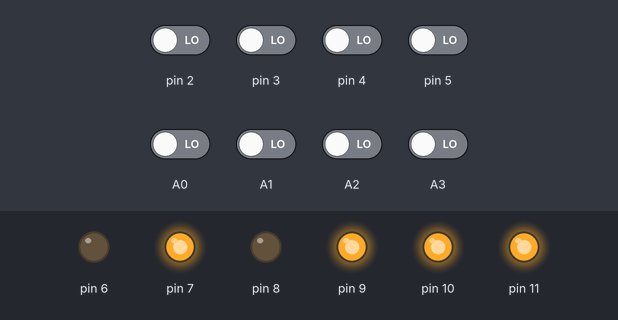
Recording of a sketch running on a simulated Arduino Uno, built with avr-gcc and run on an emulated ATmega328P. Shown: output pins drawn as LEDs (lit = HIGH). Inputs (shaded band) come from the test bench; at power-on: A0–3, pin 2–5 LOW.

Above: at 5.8 s.
5.9 s: pin 2 driven HIGH
At 6.3 s:
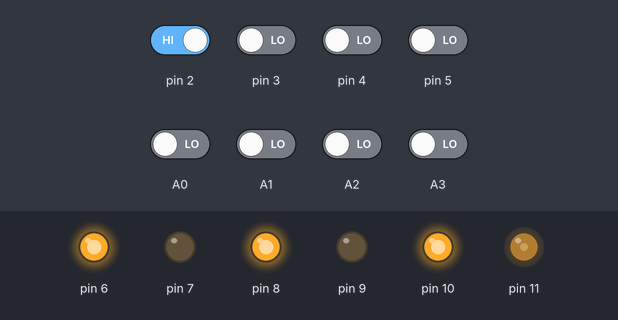
7.4 s: pin 5 driven HIGH
At 9.8 s:
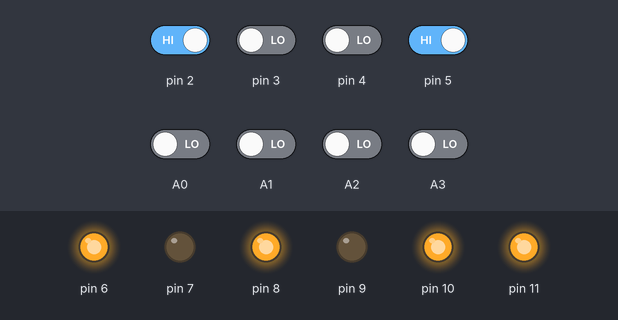
10.4 s: pin 2 driven LOW
At 13.1 s:
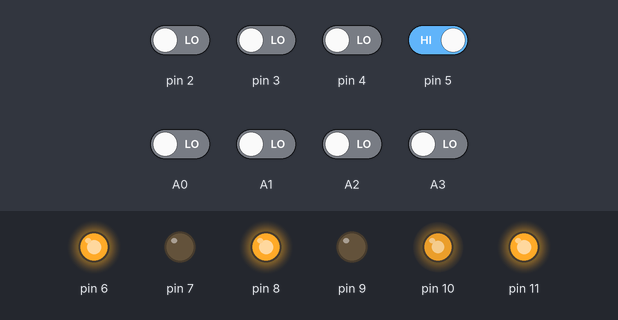
13.4 s: A0 driven HIGH
16.4 s: A2 driven HIGH
19.4 s: A1 driven HIGH
Timing chart, 0 to 22.4 s (numbered marks = the images above; inputs shaded):
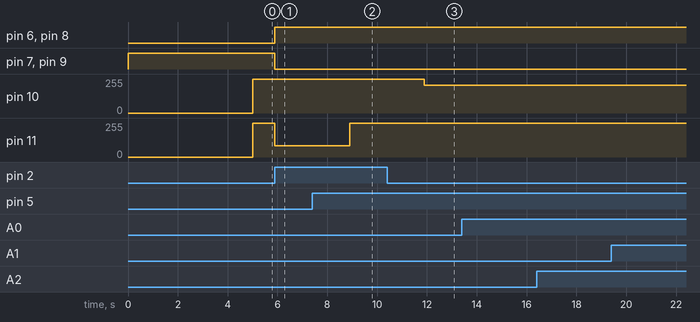

Measured:
- after the input at 5.9 s, pin 6, pin 8: LOW → HIGH at once; pin 7, pin 9: HIGH → LOW at once; pin 11: 255/255 → 85/255 at once
- after the input at 7.4 s, pin 11: 85/255 → 255/255 after 1.5 s
- after the input at 10.4 s, pin 10: 255/255 → 209/255 after 1.5 s

The sketch:

SumoBot.ino
```cpp
#include <StandardCplusplus.h>

#include <vector>

#include "Led.h"
#include "Motor.h"
#include "InfraredSensor.h"
#include "LineSensor.h"

#include "Robot.h"

#define WAIT_TIME 5000

std::vector<InfraredSensor> Robot::infraredSensors = {
	InfraredSensor(A0),
	InfraredSensor(A1),
	InfraredSensor(A2),
	InfraredSensor(A3)
};

std::vector<LineSensor> Robot::lineSensors = {
	LineSensor(2),
	LineSensor(5),
	LineSensor(3),
	LineSensor(4)
};

Motor Robot::motorLeft = Motor(6, 7, 11);
Motor Robot::motorRight = Motor(8, 9, 10);

//std::vector<Led> Robot::leds = {
	//Led(13)
//};

int Robot::state = start;

void setup()
{
	Serial.begin(9600);
}

void loop()
{
	switch(Robot::state) {

		case start:
			Robot::prepare(WAIT_TIME);
			Robot::state = searchEnnemy;
			break;

		case searchEnnemy:
			Robot::escapeLine();
			Robot::searchEnnemy();
			break;

		case test:
			//Robot::test();
			break;
	}
}
```

InfraredSensor.cpp
```cpp
#include "InfraredSensor.h"

/**
 * Constructeur de InfraredSensor
 *
 * @param pin Numéro de pin associé
 */
InfraredSensor::InfraredSensor(unsigned char pin) : mPin(pin)
{
	pinMode(mPin, INPUT);
}

/**
 * Détecte un ennemi
 * @return bool True si un ennemi est détecté par le capteur, false sinon
 */
bool InfraredSensor::detectEnnemy()
{
	return !digitalRead(mPin);
}
```

InfraredSensor.h
```cpp
#ifndef InfraredSensor_h
#define InfraredSensor_h

#include "Arduino.h"

class InfraredSensor
{
public:
    InfraredSensor(unsigned char pin);

    bool detectEnnemy();
    unsigned char getPin() const {return mPin;}

private:
    unsigned char mPin;
};

#endif
```

Led.cpp
```cpp
#include "Led.h"

/**
 * Constructeur de Led
 *
 * @param pin Numéro de pin associé
 */
Led::Led(unsigned char pin) : mPin(pin) {
	pinMode(mPin, OUTPUT);

	setState(0);
}

/**
 * Modifie l'état de la led
 *
 * @param state Etat à prendre. 0: Eteind 1: Allumé
 */
void Led::setState(const bool& state)
{
	mState = state;

	digitalWrite(mPin, mState ? HIGH : LOW);
}
```

Led.h
```cpp
#ifndef Led_h
#define Led_h

#include "Arduino.h"

class Led
{
public:
    Led(unsigned char pin);

   	void on() {setState(1);}
    void off() {setState(0);}

    unsigned char getPin() const{return mPin;}
    bool getState() const{return mState;}
private:
    unsigned char mPin;
    bool mState;

    void setState(const bool& state);
};

#endif
```

LineSensor.cpp
```cpp
#include "LineSensor.h"

/**
 * Constructeur de LineSensor
 *
 * @param pin Numéro de pin associé
 */
LineSensor::LineSensor(unsigned char pin) : mPin(pin)
{
	pinMode(mPin, INPUT);
}

/**
 * Couleur blanc détécté par le capteur
 *
 * @return bool Est-il noir
 */
bool LineSensor::isWhite() const
{
	return digitalRead(mPin);
}
```

LineSensor.h
```cpp
#ifndef LineSensor_h
#define LineSensor_h

#include "Arduino.h"

class LineSensor
{
public:
  LineSensor(unsigned char pin);

  bool isWhite() const;
private:
  unsigned char mPin;

};

#endif
```

Motor.cpp
```cpp
#include "Motor.h"

/**
 * Constructeur de Motor
 *
 * @param input1 Pin associée à l'entrée 1 du moteur
 * @param input2 Pin associée à l'entrée 2 du moteur
 * @param enable Pin associée à l'entrée enable du moteur. ex 0: Moteur à l'arret  127: Moteur à mi-puissance 255: Moteur à puissance maximale
 */
Motor::Motor(unsigned char input1, unsigned char input2, unsigned char enable) : mInput1(input1), mInput2(input2), mEnable(enable)
{
	pinMode(mInput1, OUTPUT);
	pinMode(mInput2, OUTPUT);
	pinMode(mEnable, OUTPUT);

	setPower(0);
	setDirection(forward);
}

/**
 * Modifie la puissance du moteur
 * @param power Valeur de la puissance du moteur. ex 0: Moteur à l'arret  127: Moteur à mi-puissance 255: Moteur à puissance maximale
 */
void Motor::setPower(const unsigned char& power)
{
	mPower = power;
	analogWrite(mEnable, mPower);
}

/**
 * Modifie le sens du moteur
 *
 * @param direction Sens du moteur: forward | backward
 */
void Motor::setDirection(const rotationDirection& d)
{
	mDirection = d;
	digitalWrite(mInput1, mDirection ? HIGH : LOW);
	digitalWrite(mInput2, mDirection ? LOW : HIGH);
}
```

Motor.h
```cpp
#ifndef Motor_h
#define Motor_h

#include "Arduino.h"

enum rotationDirection {forward = 0, backward = 1};

class Motor
{
public:
	Motor(unsigned char input1, unsigned char input2, unsigned char enable);

	void setPower(const unsigned char& power);
	void setDirection(const rotationDirection& d);

	unsigned char getPower() const {return mPower;}
	bool getDirection() const {return mDirection;}

private:
	unsigned char mInput1;
	unsigned char mInput2;
	unsigned char mEnable;

	unsigned char mPower;
	bool mDirection;
};

#endif
```

Robot.cpp
```cpp
#include "Robot.h"

#define awayTime 1200

/**
 * Préparation du robot et temps d'attentes
 *
 * @param waitingTime Temps d'attente en ms
 */
void Robot::prepare(long waitingTime)
{
	long startingTime = millis();

	// Tant que le temps d'attente n'est pas écoulé
	while(millis() < startingTime + waitingTime) {

	}
}

/**
 * Recherche l'ennemi
 */
void Robot::searchEnnemy()
{
		std::vector<bool> enemiesDetection = Robot::detectEnnemy();

		// Si ennemi avant
		if(enemiesDetection[0] && enemiesDetection[1]) {
			Robot::forward(90);

		// Si ennemi arrière
		} else if(enemiesDetection[2] && enemiesDetection[3]) {
			Robot::backward(90);

		// Si ennemi avant gauche
		} else if(enemiesDetection[0]) {
			Robot::forward(30);

		// Si ennemi avant droite
		} else if(enemiesDetection[1]) {
			Robot::forward(150);


		// Si ennemi arrière gauche
		} else if(enemiesDetection[2]) {
			Robot::backward(150);


		// Si ennemi arrière droite
		} else if(enemiesDetection[3]) {
			Robot::backward(30);

		// Sinon cherhe ennemi
		} else {
			Robot::left();
		}
}

/**
 * Evite les lignes
 */
void Robot::escapeLine()
{
		std::vector<bool> linesDetection = Robot::detectLine();

		// Si ligne avant
		if(linesDetection[0] && linesDetection[1]) {
			Robot::backward(90);
			delay(3000);

		// Si ligne arrière
		} else if(linesDetection[2] && linesDetection[3]) {
			Robot::forward(90);
			delay(3000);

		// Si ligne avant gauche
		} else if(linesDetection[0]) {
			Robot::backward(30);
			delay(3000);

		// Si ligne avant droite
		} else if(linesDetection[1]) {
			Robot::backward(150);
			delay(3000);


		// Si ligne arrière gauche
		} else if(linesDetection[2]) {
			Robot::forward(150);
			delay(3000);


		// Si ligne arrière droite
		} else if(linesDetection[3]) {
			Robot::forward(30);
			delay(3000);
		}
}

/**
 * Détecte un enemi
 * @return id du capteur, -1 si pas d'ennemi
 */
std::vector<bool> Robot::detectEnnemy()
{
	std::vector<bool> enemiesDetection;
	for(unsigned i = 0; i < Robot::infraredSensors.size(); i++) {
		enemiesDetection.push_back(Robot::infraredSensors[i].detectEnnemy());
	}
	return enemiesDetection;
}

/**
 * Détecte une ligne
 * @return id du capteur, -1 si pas de ligne
 */
std::vector<bool> Robot::detectLine()
{
	std::vector<bool> linesDetection;
	for(unsigned i = 0; i < Robot::lineSensors.size(); i++) {
		linesDetection.push_back(Robot::lineSensors[i].isWhite());
	}
	return linesDetection;
}

/**
 * Avancer
 */
void Robot::go(int angle, bool reverse)
{
	if(angle == 90) {
		Robot::motorLeft.setPower(255);
		Robot::motorRight.setPower(255);
	} else if (angle < 90) {
		Robot::motorLeft.setPower(angle*255/90);
		Robot::motorRight.setPower(255);
	} else {
		Robot::motorLeft.setPower(255);
		Robot::motorRight.setPower(angle*255/90);
	}

	if(reverse) {
		Robot::motorLeft.setDirection(rotationDirection::backward);
		Robot::motorRight.setDirection(rotationDirection::backward);
	} else {
		Robot::motorLeft.setDirection(rotationDirection::forward);
		Robot::motorRight.setDirection(rotationDirection::forward);
	}
}

/**
 * Avancer
 */
void Robot::forward(int angle)
{
	Robot::go(angle, 0);
}

/**
 * Reculer
 */
void Robot::backward(int angle)
{
	Robot::go(angle, 1);
}

/**
 * Tourner vers la gauche
 */
void Robot::left()
{
	Robot::motorLeft.setDirection(rotationDirection::forward);
	Robot::motorRight.setDirection(rotationDirection::backward);
	Robot::motorLeft.setPower(255);
	Robot::motorRight.setPower(255);
}

/**
 * Tourner vers la droite
 */
void Robot::right()
{
	Robot::motorLeft.setDirection(rotationDirection::backward);
	Robot::motorRight.setDirection(rotationDirection::forward);
	Robot::motorLeft.setPower(255);
	Robot::motorRight.setPower(255);
}
```

Robot.h
```cpp
#ifndef Robot_h
#define Robot_h

#include <vector>

#include "Arduino.h"
#include "Led.h"
#include "Motor.h"
#include "InfraredSensor.h"
#include "LineSensor.h"

enum	{start, searchEnnemy, test};

class Robot
{
public:
	static int state;
	static Motor motorLeft;
	static Motor motorRight;
	static std::vector<InfraredSensor> infraredSensors;
	static std::vector<LineSensor> lineSensors;
	static std::vector<Led> leds;

	static void prepare(long waitingTime);
	static void searchEnnemy();
	static void escapeLine();
	static std::vector<bool> detectEnnemy();
  static std::vector<bool> detectLine();
	static void test();
	static void go(int angle, bool reverse);
	static void forward(int angle);
	static void backward(int angle);
	static void left();
	static void right();
};

#endif
```
